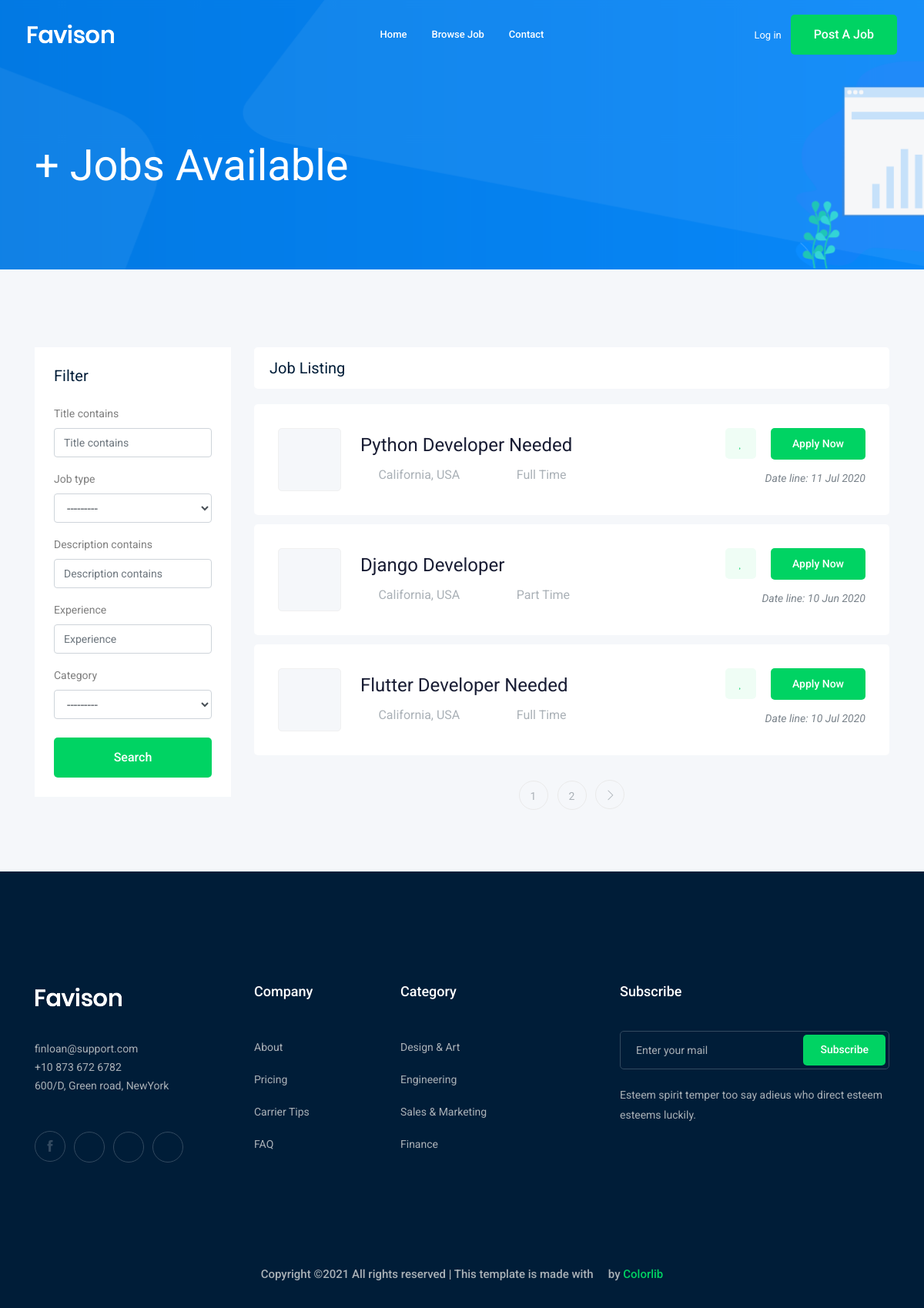
Screenshot of /jobs/ with the database file from the repository.
### job/models.py (models this page shows, shortened)
class Job(models.Model):  # table
    owner = models.ForeignKey(User, related_name='job_owner', on_delete=models.CASCADE)
    title = models.CharField(max_length=100)  # column
    job_type = models.CharField(max_length=15 , choices=JOB_TYPE)
    description = models.TextField(max_length=1000)
    published_at = models.DateTimeField(auto_now=True)
    Vacancy = models.IntegerField(default=1)
    salary = models.IntegerField(default=0)
    experience = models.IntegerField(default=1)
    category = models.ForeignKey('Category',on_delete=models.CASCADE)
    image = models.ImageField(upload_to=image_upload)
    slug = models.SlugField(blank=True, null=True)
    def __str__(self):
        return self.title

### job/views.py (the view)
# urls.py: path('',views.job_list , name='job_list'),
def job_list(request):
    job_list = Job.objects.all()
    myfilter = JobFilter(request.GET,queryset=job_list)
    job_list = myfilter.qs
    paginator = Paginator(job_list, 3) # Show 25 contacts per page.
    page_number = request.GET.get('page')
    page_obj = paginator.get_page(page_number)
    context = {'jobs' :page_obj , 'myfilter' : myfilter} # template name
    return render(request,'job/job_list.html',context)

### job/models.py (called while the page is built)
    def __str__(self):
        return self.name

### job/templates/job/job_list.html (shortened to what this page needs)
{% extends 'base.html' %}
{% load bootstrap4 %}
{% block body %}
    <div class="bradcam_area bradcam_bg_1">
        <div class="container">
            <div class="row">
                <div class="col-xl-12">
                    <div class="bradcam_text">
                        <h3>{{jobs.count}}+ Jobs Available</h3>
                    </div>
                </div>
            </div>
        </div>
    </div>
    <div class="job_listing_area plus_padding">
        <div class="container">
            <div class="row">
                <div class="col-lg-3">
                    <div class="job_filter white-bg">
                        <div class="form_inner white-bg">
                            <h3>Filter</h3>
                            <form method="GET">
                                {% bootstrap_form myfilter.form %}
                                <input type="submit" value="Search" class="boxed-btn3 w-100 mt-2">
                            </form>
                        </div>
                    </div>
                </div>
                <div class="col-lg-9">
                    <div class="recent_joblist_wrap">
                        <div class="recent_joblist white-bg ">
                            <div class="row align-items-center">
                                <div class="col-md-6">
                                    <h4>Job Listing</h4>
                                </div>
                                <div class="col-md-6">
                                </div>
                            </div>
                        </div>
                    </div>
                    <div class="job_lists m-0">
                        <div class="row">
                           {% for job in jobs %}
                            <div class="col-lg-12 col-md-12">
                                <div class="single_jobs white-bg d-flex justify-content-between">
                                    <div class="jobs_left d-flex align-items-center">
                                        <div class="thumb">
                                        </div>
                                        <div class="jobs_conetent">
                                            <a href="{% url 'jobs:job_detail' job.slug %}"><h4>{{job}}</h4></a>
                                            <div class="links_locat d-flex align-items-center">
                                                <div class="location">
                                                    <p> <i class="fa fa-map-marker"></i> California, USA</p>
                                                </div>
                                                <div class="location">
                                                    <p> <i class="fa fa-clock-o"></i> {{job.job_type}}</p>
                                                </div>
                                            </div>
                                        </div>
                                    </div>
                                    <div class="jobs_right">
                                        <div class="apply_now">
                                            <a class="heart_mark" href="#"> <i class="fa fa-heart"></i> </a>
                                            <a href="{% url 'jobs:job_detail' job.slug %}" class="boxed-btn3">Apply Now</a>
                                        </div>
                                        <div class="date">
                                            <p>Date line: {{job.published_at|date:'d M o'}}</p>
                                        </div>
                                    </div>
                                </div>
                            </div>
                            {% endfor %}
                        </div>
                        {% if jobs.has_other_pages %}
                            <div class="row">
                                <div class="col-lg-12">
                                    <div class="pagination_wrap">
                                        <ul>
                                            {% for i in jobs.paginator.page_range %}
                                                <li><a href="?page={{i}}"><span>{{i}}</span></a></li>
                                            {% endfor %}
                                            {% if jobs.has_next %}
                                                <li><a href="?page={{jobs.next_page_number}}"> <i class="ti-angle-right"></i> </a></li>
                                            {% endif %}
                                        </ul>
                                    </div>
                                </div>
                            </div>
                        {% endif %}
                    </div>
                </div>
            </div>
        </div>
    </div>
{% endblock body %}

### rows the page displays
Job: title "Python Developer Needed", job_type "Full Time", published_at "11 Jul 2020"
Job: title "Django Developer", job_type "Part Time", published_at "10 Jun 2020"
Job: title "Flutter Developer Needed", job_type "Full Time", published_at "10 Jul 2020"

### other values shown
{{ i }} "1" "2"
